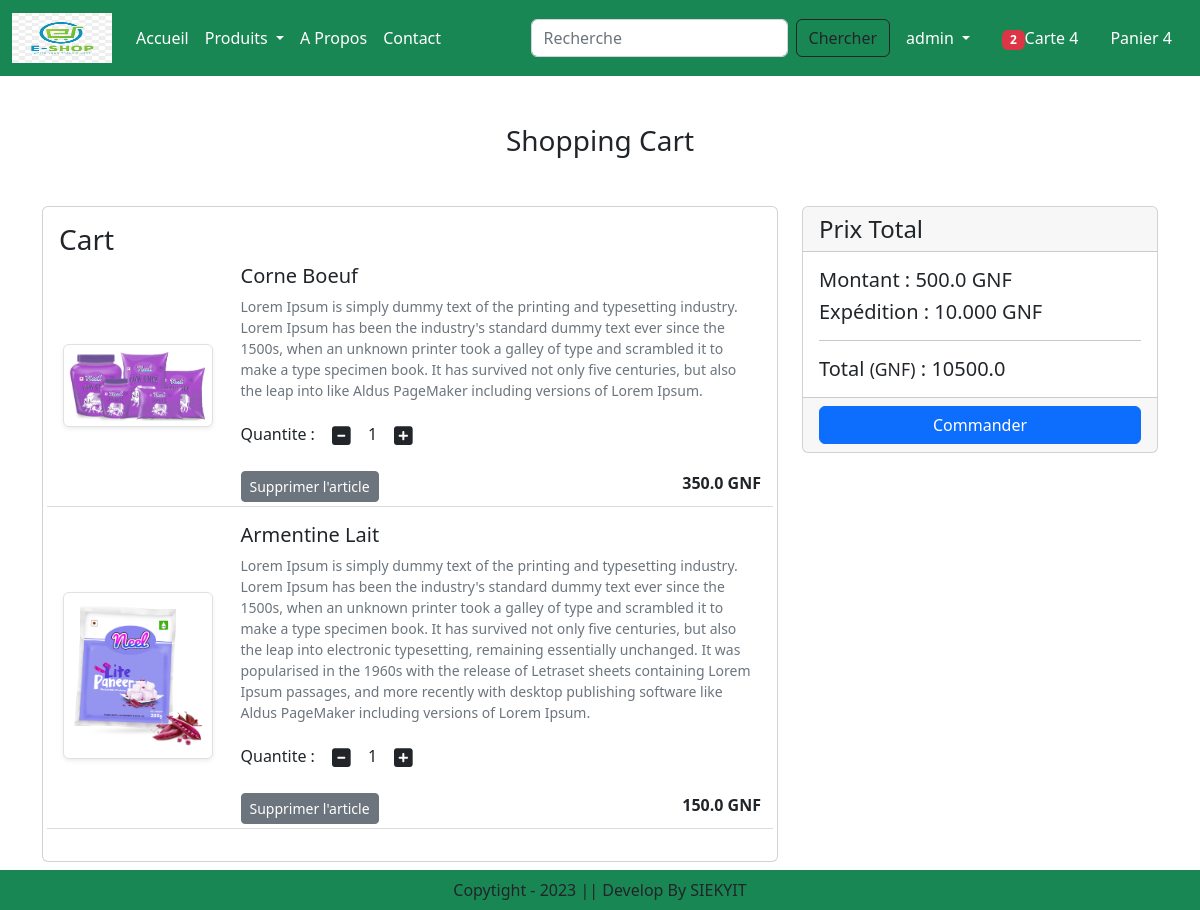
The app's page /cart/ (signed in), older data.
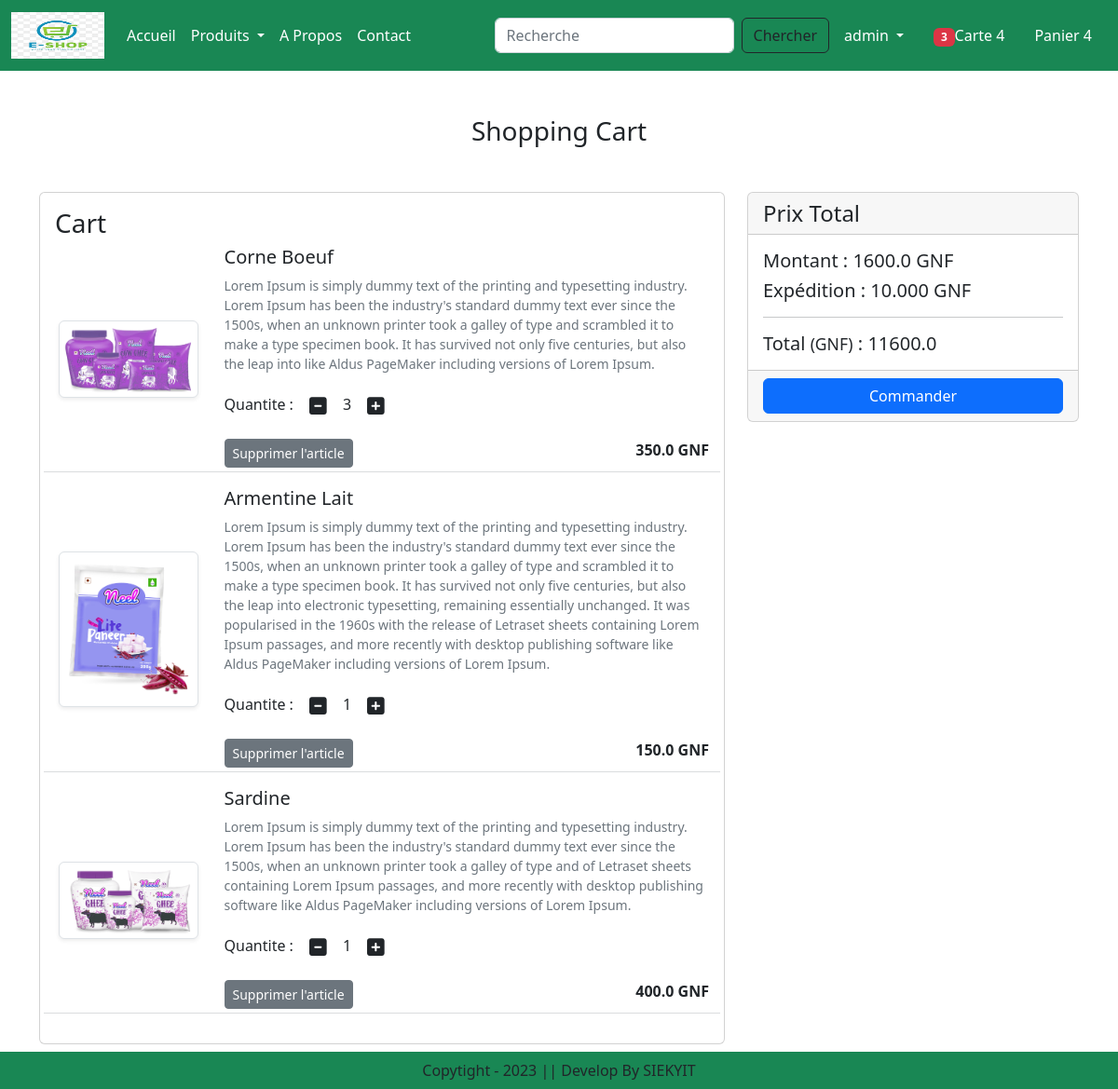
The same page, newer data.
### app/models.py (models this page shows, shortened)
class Cart(models.Model):
    user = models.ForeignKey(User, on_delete=models.CASCADE)
    product = models.ForeignKey(Product, on_delete=models.CASCADE)
    quantity = models.PositiveIntegerField(default=1)

class Product(models.Model):
    title = models.CharField(max_length=100)
    selling_price = models.FloatField()
    discounted_price = models.FloatField()
    description = models.TextField()
    composition = models.TextField(default='')
    prodapp= models.TextField(default='')
    category = models.CharField(choices=CATEGORY_CHOICES, max_length=2)
    product_image = models.ImageField(upload_to='product')

### app/views.py (the view)
# urls.py: path('cart/', views.show_cart, name="showcart"),
@login_required
def show_cart(request):
    user = request.user
    cart = Cart.objects.filter(user=user)
    amount = 0
    for p in cart:
        value = p.quantity * p.product.discounted_price
        amount = amount + value
    totalamount = amount + 10000
    totalitem = 0
    if request.user.is_authenticated:
        totalitem = len(Cart.objects.filter(user=request.user))
    return render(request, 'app/addtocart.html', locals())

### app/templates/app/addtocart.html (shortened to what this page needs)
{% extends 'app/base.html' %}
{% load static %}
{% block main-content %}
    <div class="container my-5">
        <div class="row">
            {% if cart %}
            <h3 class="text-center mb-5">Shopping Cart</h3>
            <div class="col-sm-8">
                <div class="card">
                    <div class="card-body">
                      <h3 class="card-title">Cart</h3>
                      {% for item in cart %}
                      <div class="row">
                        <div class="col-sm-3 text-center align-self-center">
                            <img src="{{item.product.product_image.url}}" class="img-fluid img-thumbnail shadow-sm" alt="..." height="150" width="150">
                        </div>
                        <div class="col-sm-9">
                            <div class="mb-1">
                                <h5 class="">{{item.product.title}}</h5>
                                <p class="mb-2 text-muted small">{{item.product.description}}</p>
                                <div class="my-3">
                                    <label for="quantity">Quantite : </label>
                                    <a pid="{{item.product.id}}" class="minus-cart btn"><i class="fas fa-minus-square fa-lg"></i></a>
                                        <span id="quantity">{{item.quantity}}</span>
                                    <a pid="{{item.product.id}}" class="plus-cart btn"><i class="fas fa-plus-square fa-lg"></i></a>
                                </div>
                                <div class="d-flex justify-content-between">
                                    <a href="#" class="remove-cart btn btn-sm btn-secondary mr-3" pid="{{item.product.id}}">Supprimer l'article</a>
                                    <p class="mb-0"><span><strong>{{item.product.discounted_price}} GNF</strong></span></p>
                                </div>
                            </div>
                        </div>
                        <hr class="text-muted">
                      </div>
                      {% endfor %}
                    </div>
                </div>
            </div>
            <div class="col-sm-4">
                <div class="card">
                    <h4 class="card-header">Prix Total</h4>
                    <div class="card-body">
                      <h5 class="card-title">Montant : <span id="amount"> {{amount}} GNF</span></h5>
                      <h5 class="card-text">Expédition : <span > 10.000 GNF</span></h5>
                      <hr>
                      <h5 class="card-text">Total <small>(GNF)</small> : <span id="totalamount">{{totalamount}} </span></h5>
                    </div>
                    <div class="card-footer">
                        <a href="{% url 'checkout' %}" class="btn btn-primary w-100">Commander</a>
                    </div>
                </div>
            </div>
            {% else %}
                <h3 class="text-center mb-5">Carte Vide</h3>
            {% endif %}
        </div>
    </div>
{% endblock main-content %}

### app/templates/app/base.html (shortened to what this page needs)
<!DOCTYPE html>
{% load static %}
<html lang="en">
<head>
    <link href="https://cdn.jsdelivr.net/npm/bootstrap@5.2.3/dist/css/bootstrap.min.css" rel="stylesheet">
    <link rel="stylesheet" href="{% static 'app/css/owl.carousel.min.css' %}" />
    <link rel="stylesheet" href="{% static 'app/css/all.min.css' %}" />
    <link rel="stylesheet" href="{% static 'app/css/style.css' %}" />
</head>
<body>
    <nav class="navbar navbar-expand-lg navbar-dark bg-success">
        <div class="container-fluid">
          <a class="navbar-brand" href="#">
            <img src="{% static "app/images/logo.png" %}" height="50" width="100" />
          </a>
          <div class="collapse navbar-collapse" id="navbarSupportedContent">
            <ul class="navbar-nav me-auto mb-2 mb-lg-0">
              {% if request.user.is_authenticated %}
              <li class="nav-item">
                <a class="nav-link active" aria-current="page" href="/">Accueil</a>
              </li>
              <li class="nav-item dropdown">
                <a class="nav-link dropdown-toggle text-white" href="#" role="button" data-bs-toggle="dropdown" aria-expanded="false">
                  Produits
                </a>
              </li>
              <li class="nav-item">
                <a class="nav-link text-white" href="{% url 'about' %}">A Propos</a>
              </li>
              <li class="nav-item">
                <a class="nav-link text-white" href="{% url 'contact' %}">Contact</a>
              </li>
            </ul>
            <form class="d-flex" role="search" action="/search">
              <input class="form-control me-2" type="search" name="search" placeholder="Recherche" aria-label="Search">
              <button class="btn btn-outline-dark" type="submit">Chercher</button>
            </form>
          </div>
          <ul class="navbar-nav me-auto mb-2 mb-lg-0">
            <li class="nav-item dropdown mx-2">
              <a class="nav-link dropdown-toggle text-white" href="#" role="button" data-bs-toggle="dropdown" aria-expanded="false">
                {{request.user.username}}
              </a>
            </li>
            <li class="nav-item mx-2">
                <a class="nav-link text-white" href="#"><span class="badge bg-danger">{% if totalitem > 0 %} {{totalitem}} {% endif %}</span>Carte 4</a>
            </li>
            <li class="nav-item mx-2">
                <a class="nav-link text-white" href="#">Panier 4</a>
            </li>
            {% endif %}
          </ul>
        </div>
      </nav>
    {% block main-content %}{% endblock main-content %}
    <footer class="container-fluid fixed-bottom bg-success text-center p-2 mt-5">
        Copytight - 2023 || Develop By SIEKYIT
    </footer>
</body>
</html>

Row changes from the older to the newer data that the page shows:
changed Cart "Corne Boeuf": quantity "1" → "3"
added Cart: product.product_image (picture), product "Sardine", product.description "Lorem Ipsum is simply dummy text of the printing and typesetting industry. Lorem Ipsum has been the industry's standard dummy text ever since the 1500s, when an unknown printer took a galley of type and of Letraset sheets containing Lorem Ipsum passages, and more recently with desktop publishing software like Aldus PageMaker including versions of Lorem Ipsum.", quantity "1", product.discounted_price "400.0"
Text that changed along with them:
{{ totalitem }}: "2" → "3"
{{ amount }}: "500.0" → "1600.0"
{{ totalamount }}: "10500.0" → "11600.0"
